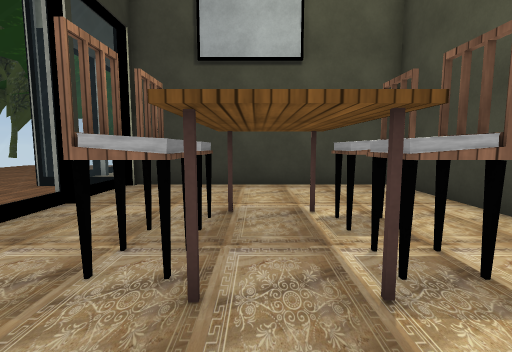
[1] (above)

20 first-person views from a walk through a 3-D level made in the Unity game engine. The camera is 1.3 m above the floor, tilts 6° down and sees 85° across. The floor is counted in squares, 1 m on a side. Each view is taken from the middle of a square. On the plan, view 1 faces up. The plan holds only what a view shows up to about 13 squares ahead; the rest is blank. The place goes on beyond the plan. Door leaves are left out, so doorways stand open. Some surface patterns are stand-ins.

[2]
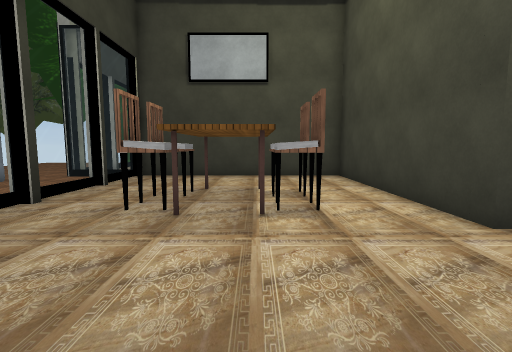

[3]
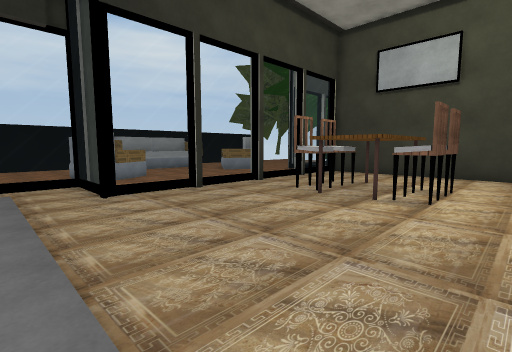

[4]
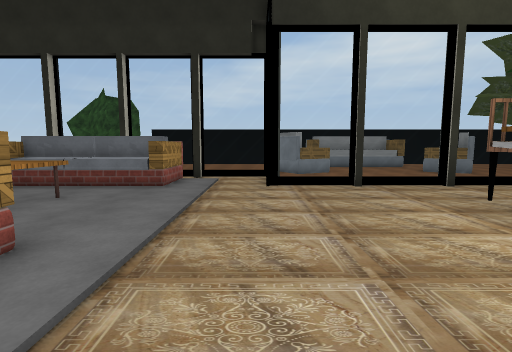

[5]
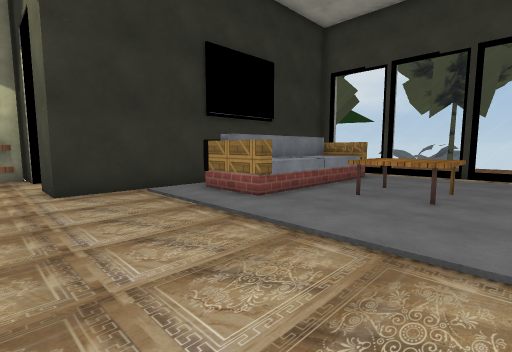

[6]
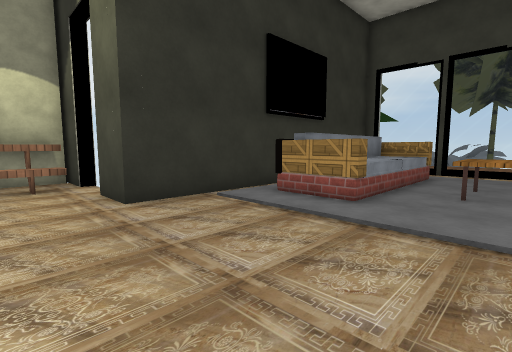

[7]
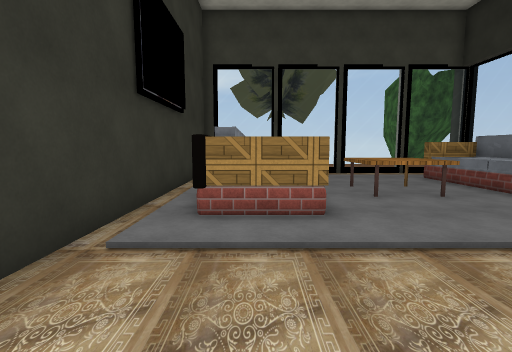

[8]
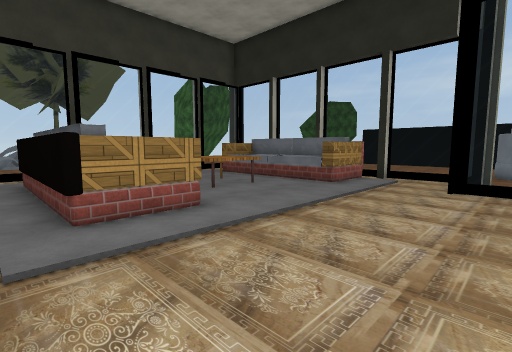

[9]
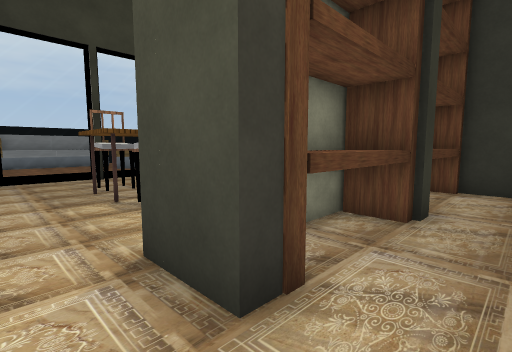

[10]
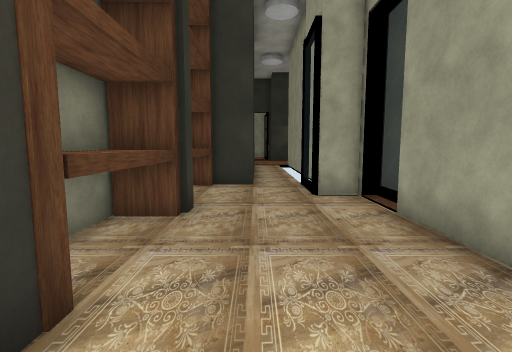

[11]
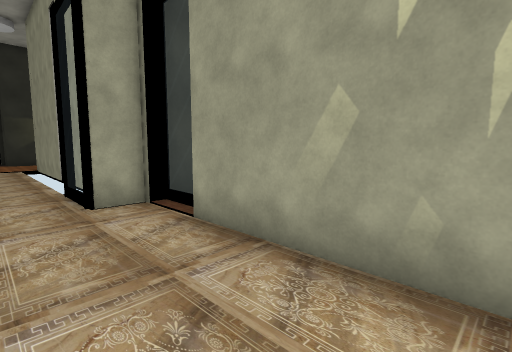

[12]
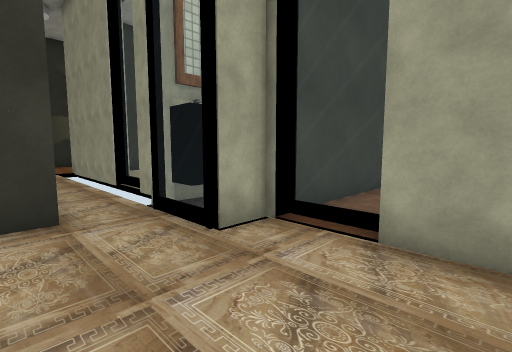

[13]
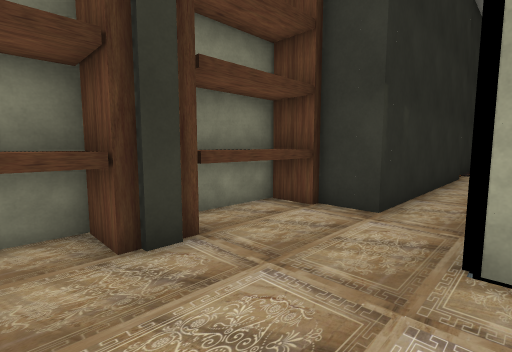

[14]
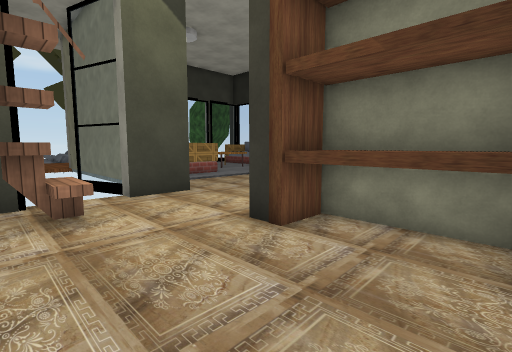

[15]
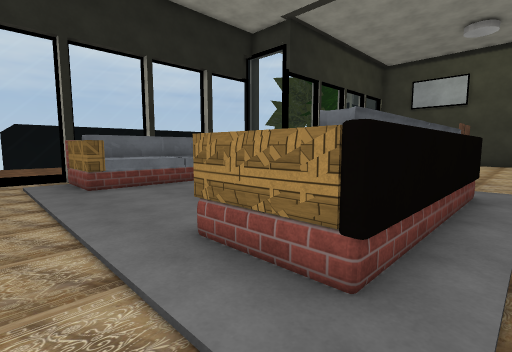

[16]
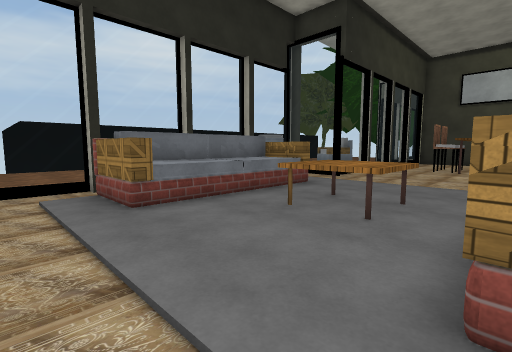

[17]
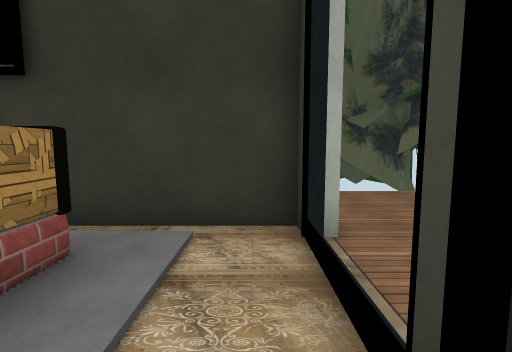

[18]
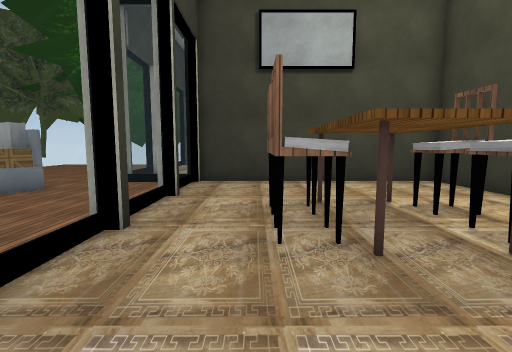

[19]
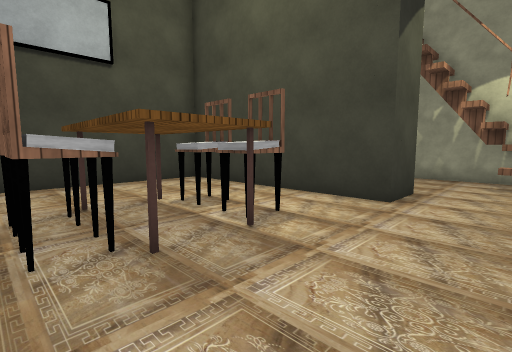

[20]
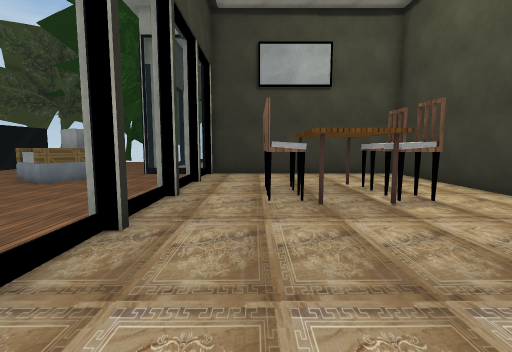

### Floor plan
Key: @ floor where view 1 was taken; # wall or solid block; x gap in a wall; . floor; D open door; = window, fence, low wall or low ledge; ^ raised ledge; T table; C chair; B box; O other object.
Columns run from 9 left of view 1 to 13 right of it. Each row starts with its distance up from view 1.
 19                  # #
 18                  ..#
 17                  #.D
 16                  #.#
 15                  #.#
 14                  #.#
 13   #              #.#
 12   =              #.#
 11   =              #.#
 10  .#  ##########DD#.##
  9  .====........#DD..=#
  8 #... ......D..#^...O##
  7 B...=......DD.#^....=##
  6 B....=...TTDD.##....=.
  5  ...=..CCTCC..##....#
  4  ...=...CTCC..#^....#
  3  ....=.CCTCC..#^....#
  2  ...=...TTT...##....#
  1 B...=.........##....#
  0 B...#=...@........#.#
 -1 #...=.............^^#
 -2 #.#==..........##.^^##
 -3   =.=..........#####
 -4   =............##
 -5   =............#
 -6   #xBB.....BB#.#
 -7     ^^.....^^#.#
 -8     ^^.TTT.^^#.#
 -9     ^^.TTT.^^^.#
-10     ^^.....^^#.#
-11   =^BB.....B^#.#
-12   #xBB.....BB#.#
-13   =............#
-14    ............#
-15        =#==#==##

Where each view was taken, in squares from view 1:
view 1: 0 up, 0 right, facing up
view 2: 3 down, 1 right, facing up
view 3: 5 down, 4 right, facing up-left
view 4: 3 down, 5 right, facing left
view 5: 1 down, 3 left, facing down-right
view 6: 0 up, 1 left, facing down-right
view 7: 1 down, 3 right, facing down
view 8: 1 down, 5 right, facing down-left
view 9: 0 up, 8 right, facing up-left
view 10: 0 up, 8 right, facing up
view 11: 1 up, 8 right, facing up-right
view 12: 4 up, 7 right, facing up-right
view 13: 4 up, 10 right, facing up-left
view 14: 5 up, 10 right, facing down-left
view 15: 14 down, 5 right, facing up-left
view 16: 14 down, 2 right, facing up-left
view 17: 14 down, 1 right, facing right
view 18: 1 down, 2 left, facing up
view 19: 1 down, 2 left, facing up-right
view 20: 4 down, 2 left, facing up
